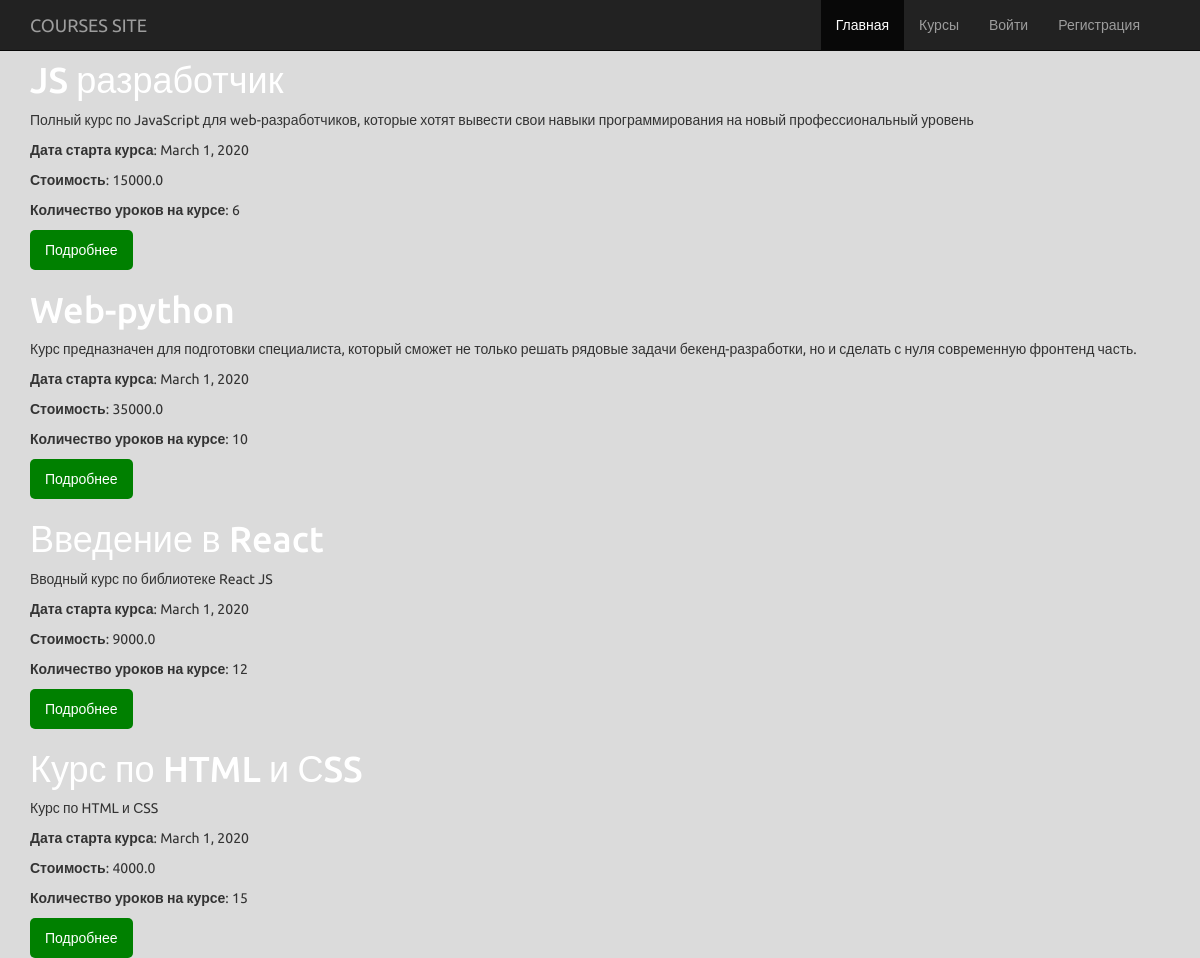
Page /courses/ on the earlier database version.
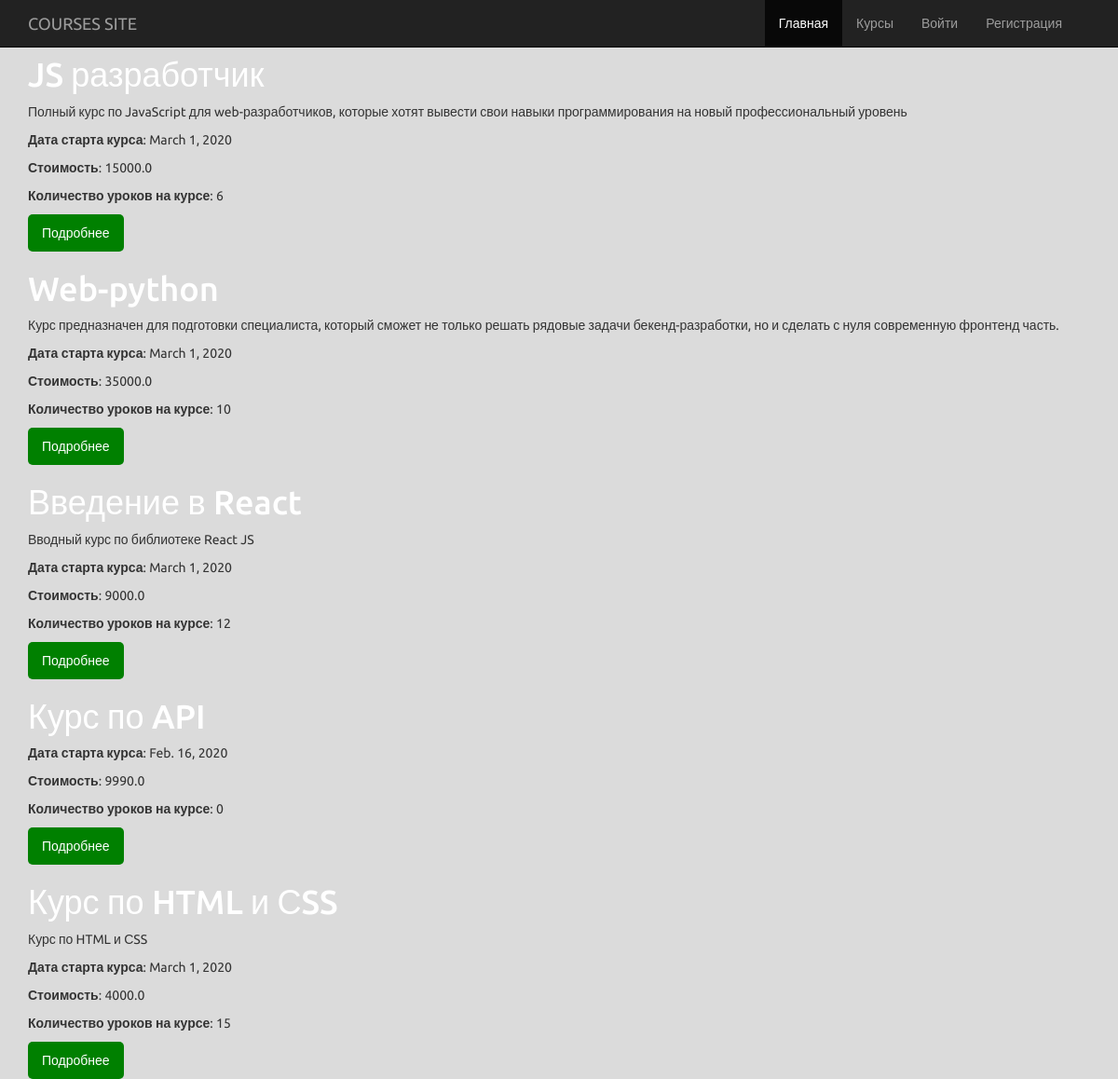
Same page on the later database version.
### courses/models.py (models this page shows, shortened)
class Course(models.Model):
    title = models.CharField('Название курса', max_length=200)
    description = models.TextField('Описание курса')
    length = models.IntegerField('Длительность, мес', default=0)
    lesson_quantity = models.IntegerField('Количество уроков', default=0)
    course_program = models.TextField('Программа курса', blank=True)
    start_date = models.DateField('Дата старта', default=date.today)
    price = models.FloatField('Стоимость курса', default=0)
    course_teacher = models.ManyToManyField('Teacher', blank=True, verbose_name="Преподаватели курса")
    published = models.BooleanField('Опубликован', default=True)
    class Meta:
        verbose_name_plural = 'Курсы'
        verbose_name = 'Курс'
        ordering = ['title', 'price', 'start_date']

### courses/views.py (the view)
# urls.py: urlpatterns = [path('', views.courses_page, name='courses'),
def courses_page(request):
    courses = Course.objects.filter(published=True)
    return render(request, 'courses/index.html', {'courses': courses})

### courses/templates/courses/index.html
{% extends 'courses/base.html' %}
{% load static %}
{% block content %}
<div class="container">
    {% for course in courses %}
        <h1><a href="{% url 'course_detail' pk=course.pk %}">{{ course.title }}</a></h1>
        <p>{{ course.description }}</p>
        <p><b>Дата старта курса</b>: {{ course.start_date }}</p>
        <p><b>Стоимость</b>: {{ course.price }}</p>
        <p><b>Количество уроков на курсе</b>: {{ course.lesson_quantity }}</p>
        <button><a href="{% url 'course_detail' pk=course.pk %}">Подробнее</a></button>
    {% endfor %}
</div>
{% endblock %}

### courses/templates/courses/base.html (shortened to what this page needs)
{% extends 'root.html' %}
{% load static %}

### templates/root.html (shortened to what this page needs)
{% load static %}
<!DOCTYPE html>
<html lang="ru">
<head>
    {% block css %}
        <link href="{% static 'css/bootstrap.min.css' %}" rel="stylesheet">
        <link href="{% static 'css/my.css' %}" rel="stylesheet">
    {% endblock %}
</head>
<body>
<div class="wrapper">
    {% block header %}
        <header>
        <div class="navbar navbar-inverse navbar-fixed-top">
            <div class="container">
              <div class="navbar-header">
                <a class="navbar-brand" href="{% url 'courses' %}">COURSES SITE</a>
              </div>
              <div class="navbar-collapse collapse" id="navbar-collapse">
                <ul class="nav navbar-nav navbar-right">
                  <li class="active"><a href="{% url 'courses' %}">Главная</a></li>
                  <li><a href="{% url 'courses' %}">Курсы</a></li>
                    {% if not user.is_authenticated %}
                 <li><a href="{% url 'login' %}">Войти</a></li>
                    {% endif %}
                    {% if not user.is_authenticated %}
                 <li><a href="{% url 'register' %}">Регистрация</a></li>
                     {% endif %}
                  <li><a href="courses"></a></li>
                </ul>
              </div>
            </div>
        </div>
        </header>
    {% endblock %}
    <div class="main_container">
        {% block content %}
        {% endblock %}
    </div>
</div>
</body>
</html>

### static/css/my.css (style rules this page uses)
body { font-family: 'Ubuntu', sans-serif; background-color: #dbdbdb; }
header { font-family: 'Ubuntu', sans-serif; background-color: #dbdbdb; }
header { padding-top:20px; padding-bottom: 20px; background: black; }
button { background: green; color: white; border: none; padding: 10px 15px; border-radius: 5px; }
a { color: white; }

Differences in the rows shown:
added Course: title "Курс по API", start_date "Feb. 16, 2020", price "9990.0", lesson_quantity "0"
